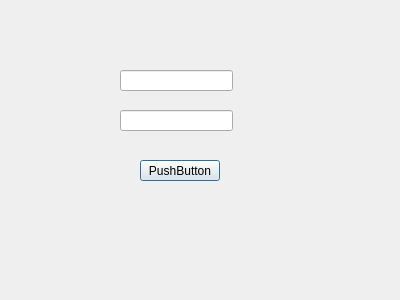
<?xml version="1.0" encoding="UTF-8"?>
<ui version="4.0">
 <class>Login</class>
 <widget class="QDialog" name="Login">
  <property name="geometry">
   <rect>
    <x>0</x>
    <y>0</y>
    <width>400</width>
    <height>300</height>
   </rect>
  </property>
  <property name="windowTitle">
   <string>Dialog</string>
  </property>
  <widget class="QLineEdit" name="leusername">
   <property name="geometry">
    <rect>
     <x>120</x>
     <y>70</y>
     <width>113</width>
     <height>21</height>
    </rect>
   </property>
  </widget>
  <widget class="QLineEdit" name="lepassword">
   <property name="geometry">
    <rect>
     <x>120</x>
     <y>110</y>
     <width>113</width>
     <height>21</height>
    </rect>
   </property>
  </widget>
  <widget class="QPushButton" name="loginbtn">
   <property name="geometry">
    <rect>
     <x>140</x>
     <y>160</y>
     <width>80</width>
     <height>21</height>
    </rect>
   </property>
   <property name="text">
    <string>PushButton</string>
   </property>
  </widget>
 </widget>
 <resources/>
 <connections/>
</ui>
